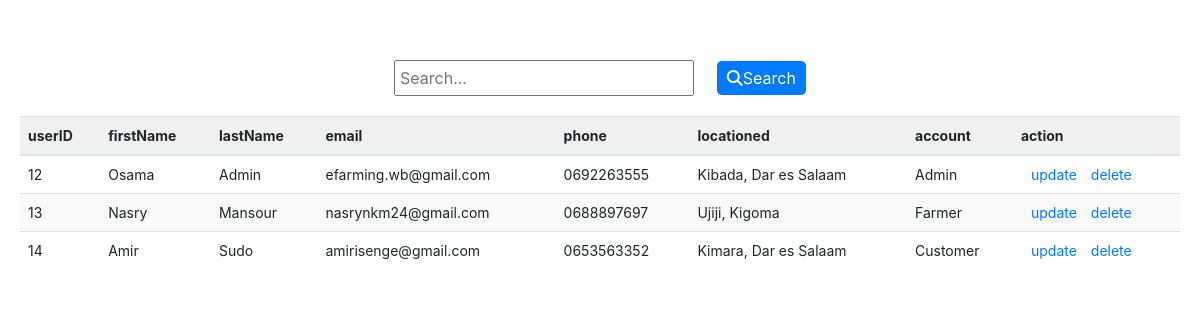
/Admin/pages/users.php (signed in), run on an earlier commit of the app's database.
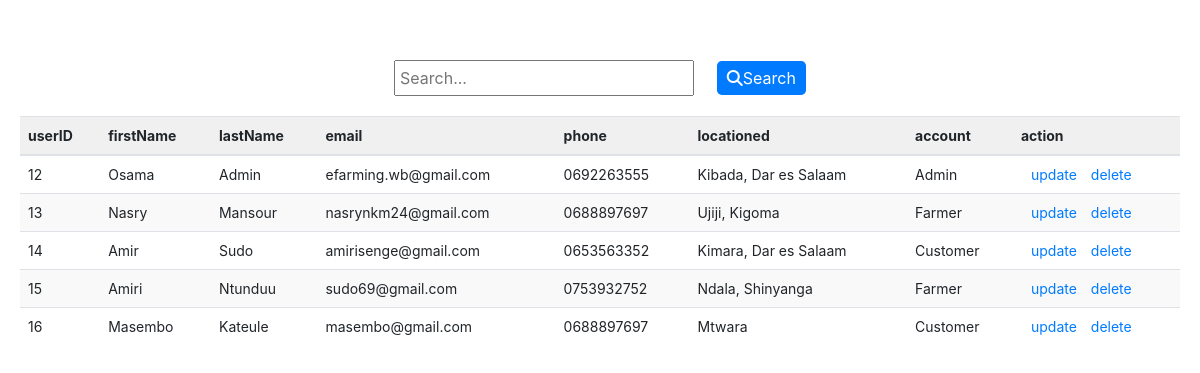
And on a later commit of the database.
### tables this page shows
CREATE TABLE `users` (
  `userID` int(255) NOT NULL,
  `uniqueID` int(255) NOT NULL,
  `firstName` varchar(255) NOT NULL,
  `lastName` varchar(255) NOT NULL,
  `email` varchar(255) NOT NULL,
  `phone` varchar(255) NOT NULL,
  `locationed` varchar(255) NOT NULL,
  `passwords` varchar(255) NOT NULL,
  `account` varchar(255) NOT NULL,
  `profilePhoto` varchar(400) NOT NULL
);

### Admin/pages/users.php (the view, shortened to what this page needs)
<!DOCTYPE html>
<html lang="en">
<head>
    <link rel="stylesheet" href="https://cdnjs.cloudflare.com/ajax/libs/font-awesome/6.2.1/css/all.min.css">
    <link rel="stylesheet" href="https://cdn.jsdelivr.net/npm/bootstrap@4.0.0/dist/css/bootstrap.min.css">
    <link rel="stylesheet" href="../css/user.css">
</head>
<body>
    <br>
    <div class="cointainer">
        <div class="title">
            <input type="text" class="search-input" placeholder="Search...">
            <button class="search-button">
                <i class="fas fa-search"></i>
                <span class="search-button-text">Search</span>
            </button>
        </div>
        <table class="table">
            <tr class="t header">
                <th>userID </th>
                <th>firstName </th>
                <th>lastName </th>
                <th>email </th>
                <th>phone </th>
                <th>locationed </th>
                <th>account </th>
                <th>action </th>
            </tr>
            <tbody id="userTableBody">
                <?php
                $stmt = $connection->prepare("SELECT * FROM `users` WHERE 1");
                $stmt->execute();
                $allusers = $stmt->get_result();
                $users = array();
                while ($row = $allusers->fetch_assoc()) {
                    $users[] = $row;
                }
                foreach ($users as $user) :
                ?>
                    <div class="content">
                        <tr class="content-details">
                            <td><?= $user['userID'] ?></td>
                            <td><?= $user['firstName'] ?></td>
                            <td><?= $user['lastName'] ?></td>
                            <td><?= $user['email'] ?></td>
                            <td><?= $user['phone'] ?></td>
                            <td><?= $user['locationed'] ?></td>
                            <td><?= $user['account'] ?></td>
                            <td>
                                <a href='../components/updateprofile.php?userID=<?php echo $user['uniqueID']; ?>' class="update">update</a>
                                <a href='users.php?delete=<?= $user['userID'] ?>' class="delete">delete</a>
                            </td>
                        </tr>
                    </div>
                <?php endforeach; ?>
            </tbody>
        </table>
    </div>
</body>
</html>

What changed in the data, as far as the page shows it:
added users: userID "15", firstName "Amiri", lastName "Ntunduu", email "sudo69@gmail.com", phone "0753932752", locationed "Ndala, Shinyanga", account "Farmer"
added users: userID "16", firstName "Masembo", lastName "Kateule", email "masembo@gmail.com", phone "0688897697", locationed "Mtwara", account "Customer"
